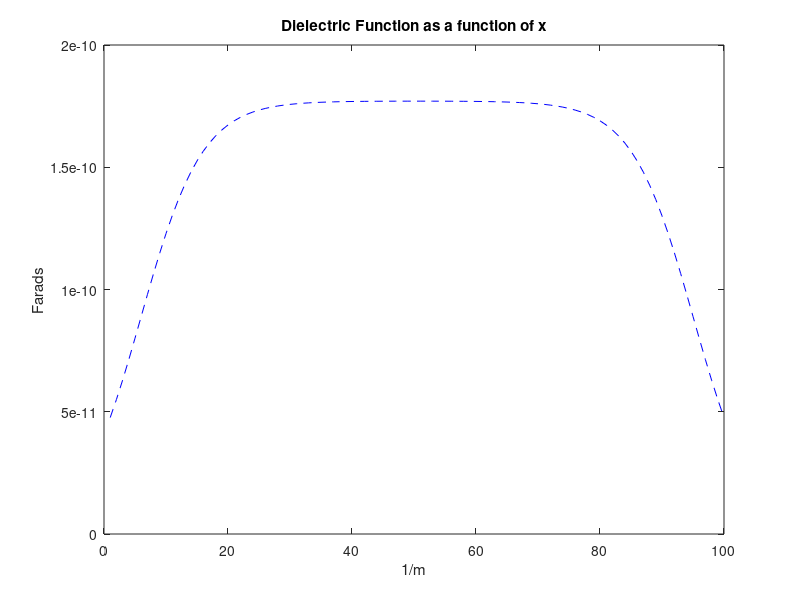
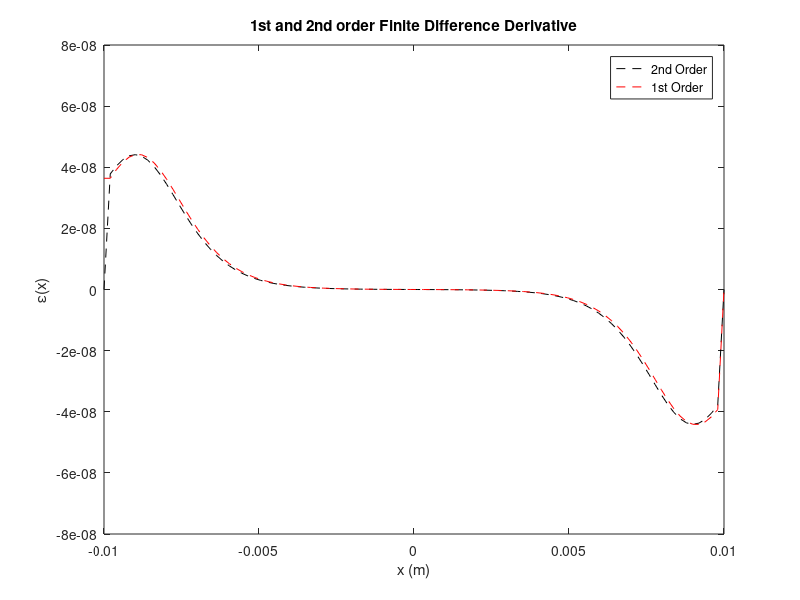

MATLAB code for these plots, in order: (Note: this script raises an error after producing the figures.)
%% Author: Alec Sblendorio 
%% Due Date: December 6, 2020
%% Subject: EP 501 Numerical Methods for Scientists and Engineers 
%% Project #6
%%Problem 1: Electrostatic Potential in Dielectrics with Boundary
%%Conditions
%%Problem #2: Application of Ordinary Differential Equations
% Collaboration with Dennis Turano, and Bartosz Kwiecisnki, and Joseph
% Akash

%% Problem #1: Electrostatic Potential in Dielectrics with Boundary Conditions
%%Part A: Plot the dielectric function and note that it varies rapidly near the edges of the domain of interest.
%%Part B: Develop a system of finite difference equations for this system 
%%based on second order accurate centered differences (numerical differences
%%may also be used for dielectric function derivatives). 
%%Include this system in your homework submission.

%%Part C: Develop two finite difference equations for the boundary conditions
%%of this system. Use a first- order forward difference at the x = −a boundary.
%%Include these equations with your submission.

%%Part D: Solve your system of equations using the MATLAB “\” operator.
%%Part E: Since the dielectric function varies rapidly at the boundary, 
%%this is a problem where a second order (forward) difference may be useful
%%(see course notes for formula). Reformulate your matrix system to include
%%this for the x = −a boundary and solve the system numerically for 20 
%%grids points. Plot the result and compare it against the solution with a
%%first order forward difference.

disp('%%%%%%%%%%%%%%%%%%PROBLEM #1 ANSWER BEGIN%%%%%%%%%%%%%%%%%%');
% Electrostatic potential of a dielectric function 
lx = 100;
ly = 100;
%constants 
e0=8.854.*10.^(-12);
a=0.01;
l=a./5;
x = linspace(-a,a,lx);
y = linspace(-a,a,ly);
[X,Y]=meshgrid(x,y);

dx = -9.*a./10; 
dxx = 9.*a./10;

%boundary conditions 
phi_a = 100; %volts
dphi_dx_a = 1000; %volts/m
bdcond = [dphi_dx_a;zeros(lx-2,1);phi_a]; 

ep = e0*(10*tanh((x-dx)/l)-(10*tanh((x-dxx)/l)));
  
figure(1);
plot(ep,'b--');
xlabel('1/m');
ylabel('Farads');
title('Dielectric Function as a function of x');

%% 1B
%second order, centered
dep_dx=zeros(lx,1);
dx=x(2)-x(1);
%forward difference at the beginning
dep_dx(1)=(ep(2)-ep(1))/2*dx;

%centered difference on the interior
for ix=2:lx-1
    dep_dx(ix)=(ep(ix+1)-ep(ix-1))/2/dx;
end %for

%backward difference at the end
dep_dx(lx)=(ep(lx)-ep(lx-1))/2*dx;

%%
dep_dx2=zeros(lx,1);
dxx=x(2)-x(1);
%first order derivative approximation (backward)
%interior
for ix=2:lx-1
    dep_dx2(ix)=(ep(ix)-ep(ix-1))/dxx;
end %for
dep_dx2(1)=dep_dx2(2);

%% Plotter
figure(2);
plot(x,dep_dx,'k--');
hold on;
plot(x,dep_dx2,'r--');
xlabel('x (m)');
ylabel('\epsilon(x)');
title('1st and 2nd order Finite Difference Derivative');
legend('2nd Order','1st Order');

%% 1D solve using Matlab Operator 
ep2(:)=ep(:);
ep3=zeros(100,100);
ep3(1,:)=[-1/dx^2,1/dx,zeros(1,lx-2)];
ep3(lx,:)=[zeros(1,lx-1),1];

for i=2:lx-1
    ep3(i,i)=-2.*ep(i)./dx.^2;
    ep3(i,i+1)=ep(i)./dx.^2+dep_dx(i)./(2.*dx);
    ep3(i,i-1)=ep(i)./dx.^2-dep_dx(i)./(2.*dx);
end %for  

disp('Matlab,GNU/Octave built-in solution:');
xsoln=ep3\bdcond;
disp(xsoln);

figure(3);
plot(xsoln,'r--');
xlabel('x (m)');
ylabel('y');
title('Dielectric Function with x = -a at boundary');

disp('%%%%%%%%%%%%%%%%%%PROBLEM #1 ANSWER END%%%%%%%%%%%%%%%%%%');

disp('%%%%%%%%%%%%%%%%%%PROBLEM #1 ANSWER PLOTS%%%%%%%%%%%%%%%%%%');
%% Problem #2: Application of Ordinary Differential Equations
%%Part A:  Solve this system with the RK4 algorithm and plot the velocity
%%and position as a function of time. Compare this against the RK2 solution
%%in the repository and show they are roughly equal. Use 2πm 100 time steps
%%per particle oscillation period T = qB .

%%Part B: Show that the RK4 solution is better in the sense that it can
%%solve the problem accurately with fewer time steps.

%%Part C: Suppose the magnetic field is changed to vary linearly in the y-direction:
%%B(y)=B 1+(1/2)y in e_z
%%Use your RK4 solver to find the velocity. Plot the velocities and path of 
%%the particle in the x-y plane for a least five periods of oscillation. 
%%HINT: The particle should execute trochoidal motion.

disp('%%%%%%%%%%%%%%%%%%PROBLEM #2 ANSWER BEGIN%%%%%%%%%%%%%%%%%%');

q=-1.6e-19;
m=1.67e-27;
B=5e-6;
omega=q*B/m;    %frequency of oscillation (can be shown via solution by hand gives a SHO)
tmin=0;
tmax=2*2*pi/abs(omega);    % follow particle for one oscillation periods
t=linspace(tmin,tmax,100);
dt=t(2)-t(1);
lt=numel(t);

% for j=75:-1:1
%     omega=q*B/m;    %frequency of oscillation (can be shown via solution by hand gives a SHO)
%     tmin(j)=0;
%     tmax(j)=2*2*pi/abs(omega);    % follow particle for one oscillation periods
%     t(j)=linspace(tmin,tmax,75);
%     dt(j)=t(2)-t(1);
%     lt=numel(t); 
%     if 
%         
%     end %    
% end %for    

% RK2 Method
vx=zeros(1,lt);
vy=zeros(1,lt);
vx(1)=1;     % vx initial conditions
vy(1)=1;     % vy initial conditions
% Loop for applying RK2 to a system of two equations
for n=2:lt
    %step x and y components together, this is the half update
    vxhalf=vx(n-1)+dt/2*(omega*vy(n-1));
    vyhalf=vy(n-1)-dt/2*(omega*vx(n-1));
    
    %now the full update
    vx(n)=vx(n-1)+dt*(omega*vyhalf);
    vy(n)=vy(n-1)-dt*(omega*vxhalf);    
end %for

%RK4 method
vx4=zeros(1,lt);
vy4=zeros(1,lt);
vx4(1)=1e3;     % vx initial conditions
vy4(1)=1e3;     % vy initial conditions

% Loop for applying RK4 to a system of two equations
for n=2:lt
    k1x=dt*(omega*vy4(n-1));    %k1 for the x differential equation
    k1y=-dt*(omega*vx4(n-1));    %k1 for the y differential equation
    
    k2x=dt*omega*(vy4(n-1)+k1y/2);
    k2y=-dt*omega*(vx4(n-1)+k1x/2);
    
    k3x=dt*omega*(vy4(n-1)+k2y/2);
    k3y=-dt*omega*(vx4(n-1)+k2x/2); 
    
    k4x=dt*omega*(vy4(n-1)+k3y);
    k4y=-dt*omega*(vx4(n-1)+k3x); 
    
    vx4(n)=vx4(n-1)+1/6*(k1x+2*k2x+2*k3x+k4x);
    vy4(n)=vy4(n-1)+1/6*(k1y+2*k2y+2*k3y+k4y);
end %for

%RK2 Integrate velocity to get position as a fn. of time, this assumes that the
%particle is initially at x,y = (0,0)
x=cumtrapz(t,vx);    %Matlab built-in for accumulating an integral value
y=cumtrapz(t,vy);
vz=1e3;
z=vz*t;

%RK4 integrate velocity to get position as a fn. of time, this assumes that the
%particle is initially at x,y = (0,0)
x4=cumtrapz(t,vx4);
y4=cumtrapz(t,vy4);
vz4=1e3;
z4=vz4*t;

% Plot velocity solutions for both RK2 and RK4
figure(4);
ax=plotyy(t,vx,t,vy);
set(ax(1),'FontSize',20);
set(ax(2),'FontSize',20);
xlabel('time (s)');
ylabel(ax(1),'v_x');
ylabel(ax(2),'v_y');
title('Runge-Kurtta 2nd Order Method');

figure(5);
ax4=plotyy(t,vx4,t,vy4);
set(ax(1),'FontSize',20);
set(ax(2),'FontSize',20);
xlabel('time (s)');
ylabel(ax(1),'v_x');
ylabel(ax(2),'v_y');
title('Runge-Kutta 4th Order Method');

% Comet plot demo
figure(6);
comet3(x,y,z);
set(gca,'FontSize',20);
xlabel('x');
ylabel('y');
zlabel('z');
title('Runge-Kutta 2nd Order Method');

figure(7);
comet3(x4,y4,z4);
set(gca,'FontSize',20);
xlabel('x');
ylabel('y');
zlabel('z');
title('Runge-Kutta 4th Order Method');

figure(8);
ax=plotyy(t,vy,t,vy4);
set(ax(1),'FontSize',20);
set(ax(2),'FontSize',20);
xlabel('time (s)');
ylabel(ax(1),'v_x');
ylabel(ax(2),'v_y');
title('Comparison of Runge-Kutta 2nd and 4th Order Methods');


%% Part C

q=1.6e-19;
m=1.67e-27;
B=5e-5;
omega=q*B/m;    %frequency of oscillation (can be shown via solution by hand gives a SHO)
tmin=0;
tmax=5*2*pi/abs(omega);    % follow particle for one oscillation periods
t=linspace(tmin,tmax,100);
dt=t(2)-t(1);
lt=numel(t);

%RK4 method
vx4=zeros(1,lt);
vy4=zeros(1,lt);
vx4(1)=1e3;     % vx initial conditions
vy4(1)=1e3;     % vy initial conditions
ynew=zeros(1,lt);
% Loop for applying RK4 to a system of two equations
for l=2:lt
    % set new value for the Magnetic Field each time as it varies in Y
    ynew(l) = ynew(l-1)+(dt*vy4(l-1));
    B2 = B*(1+.5*(ynew(l)));
    omega2 = q*B2/m;
    
    k1x=dt*(omega2*vy4(l-1));    %k1 for the x differential equation
    k1y=-dt*(omega2*vx4(l-1));    %k1 for the y differential equation
    
    k2x=dt*omega2*(vy4(l-1)+k1y/2);
    k2y=-dt*omega2*(vx4(l-1)+k1x/2);
    
    k3x=dt*omega2*(vy4(l-1)+k2y/2);
    k3y=-dt*omega2*(vx4(l-1)+k2x/2); 
    
    k4x=dt*omega2*(vy4(l-1)+k3y);
    k4y=-dt*omega2*(vx4(l-1)+k3x); 
    
    vx4(l)=vx4(l-1)+1/6*(k1x+2*k2x+2*k3x+k4x);
    vy4(l)=vy4(l-1)+1/6*(k1y+2*k2y+2*k3y+k4y);
  
end %for

%RK4 integrate velocity to get position as a fn. of time, this assumes that the
%particle is initially at x,y = (0,0)
x4=cumtrapz(t,vx4);
y4=cumtrapz(t,vy4);
vz4=1e3;
z4=vz4*t;

% Plot velocity solutions for  RK4
figure(9);
ax4=plotyy(t,vx4,t,vy4);
xlabel('time (s)');
ylabel(ax(1),'v_x');
ylabel(ax(2),'v_y');
title('Runge-Kutta 4th Order Method');

% Comet plot demo
figure(10);
comet(x4,y4);
hold on;
set(gca,'FontSize',20);
xlabel('x(m)');
ylabel('y(m)');
legend('X(t)');
title('Runge-Kutta 4th Order Method');
disp('%%%%%%%%%%%%%%%%%%PROBLEM #2 ANSWER END%%%%%%%%%%%%%%%%%%');

disp('%%%%%%%%%%%%%%%%%%PROBLEM #2 ANSWER PLOTS%%%%%%%%%%%%%%%%%%');


%% END PROJECT #6